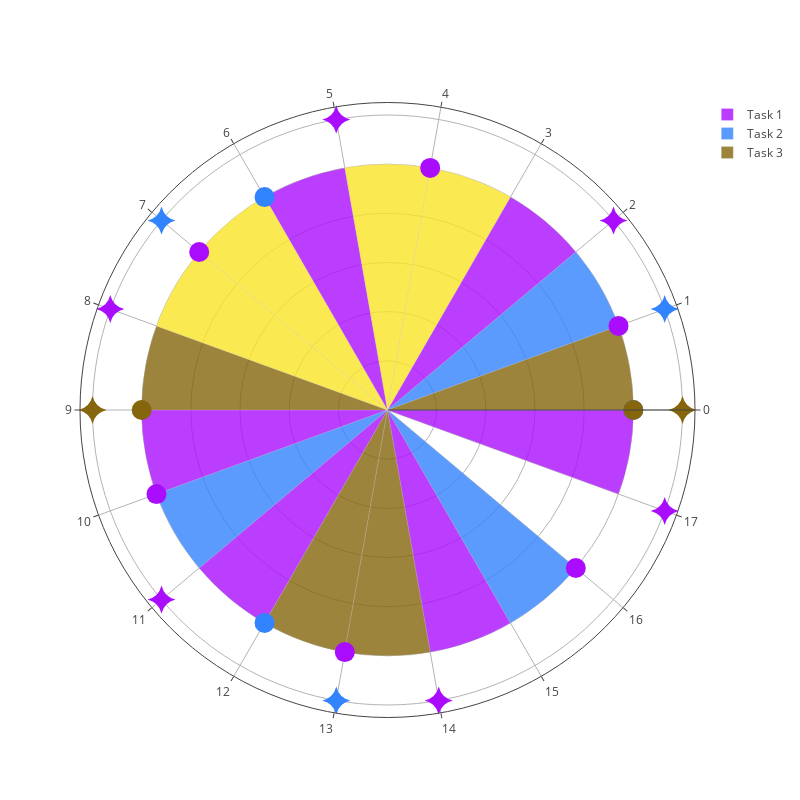

The cell this chart's notebook holds for it:
### Code cell
fig_polar = go.Figure()

for i, task in enumerate(tasks):
    scatter_releases = plot_task_events(i, task, H)
    scatter_deadlines = plot_task_events(i, task, H, for_deadlines=True)

    bar = plot_trace((i + 1), traces, H)

    fig_polar.add_trace(scatter_releases)
    fig_polar.add_trace(scatter_deadlines)
    fig_polar.add_trace(bar)

# Add cost trace
bar = plot_trace(-1, traces, H)
bar.showlegend = False
fig_polar.add_trace(bar)

fig_polar.update_layout(template=None, autosize=False, width=800, height=800,
                        polar=dict(angularaxis=dict(ticks='outside',
                                            # type='category', period=H,
                                            tickmode='array', tickvals=ticks * (360 / H), ticktext=ticks),
                                    radialaxis = dict(showticklabels=False, ticks='') ) )

fig_polar.show()

### Figure 1 — Plotly figure (JSON) as saved in the notebook; plotly's stock layout.template omitted (floating-point values rounded to 4 significant figures)
{"data": [{"marker": {"color": "#AA0DFE", "size": 20, "symbol": "star-diamond"}, "mode": "markers", "r": [60, 60, 60, 60, 60, 60], "showlegend": false, "theta": [40, 100, 160, 220, 280, 340], "type": "scatterpolar"}, {"marker": {"color": "#AA0DFE", "size": 20, "symbol": "circle"}, "mode": "markers", "r": [50, 50, 50, 50, 50, 50], "showlegend": false, "theta": [80, 140, 200, 260, 320, 380], "type": "scatterpolar"}, {"marker": {"color": "#AA0DFE", "line": {"color": "white", "width": 0.2}}, "name": "Task 1", "opacity": 0.8, "r": [50, 50, 50, 50, 50, 50], "theta": [50, 110, 190, 230, 290, 350], "type": "barpolar", "width": 20}, {"marker": {"color": "#3283FE", "size": 20, "symbol": "star-diamond"}, "mode": "markers", "r": [60, 60, 60], "showlegend": false, "theta": [20, 140, 260], "type": "scatterpolar"}, {"marker": {"color": "#3283FE", "size": 20, "symbol": "circle"}, "mode": "markers", "r": [50, 50, 50], "showlegend": false, "theta": [120, 240, 360], "type": "scatterpolar"}, {"marker": {"color": "#3283FE", "line": {"color": "white", "width": 0.2}}, "name": "Task 2", "opacity": 0.8, "r": [50, 50, 50], "theta": [30, 210, 310], "type": "barpolar", "width": 20}, {"marker": {"color": "#85660D", "size": 20, "symbol": "star-diamond"}, "mode": "markers", "r": [60, 60], "showlegend": false, "theta": [0, 180], "type": "scatterpolar"}, {"marker": {"color": "#85660D", "size": 20, "symbol": "circle"}, "mode": "markers", "r": [50, 50], "showlegend": false, "theta": [180, 360], "type": "scatterpolar"}, {"marker": {"color": "#85660D", "line": {"color": "white", "width": 0.2}}, "name": "Task 3", "opacity": 0.8, "r": [50, 50, 50, 50], "theta": [10, 170, 250, 270], "type": "barpolar", "width": 20}, {"marker": {"color": "#FBE426", "line": {"color": "white", "width": 0.2}}, "name": "Task -1", "opacity": 0.8, "r": [50, 50, 50, 50], "showlegend": false, "theta": [70, 90, 130, 150], "type": "barpolar", "width": 20}], "layout": {"autosize": false, "height": 800, "polar": {"angularaxis": {"tickmode": "array", "ticks": "outside", "ticktext": [0, 1, 2, 3, 4, 5, 6, 7, 8, 9, 10, 11, 12, 13, 14, 15, 16, 17], "tickvals": [0, 20, 40, 60, 80, 100, 120, 140, 160, 180, 200, 220, 240, 260, 280, 300, 320, 340]}, "radialaxis": {"showticklabels": false, "ticks": ""}}, "width": 800}}
